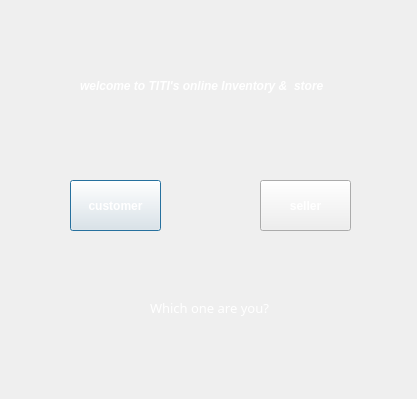
<?xml version="1.0" encoding="UTF-8"?>
<ui version="4.0">
 <class>startpage</class>
 <widget class="QDialog" name="startpage">
  <property name="geometry">
   <rect>
    <x>0</x>
    <y>0</y>
    <width>417</width>
    <height>399</height>
   </rect>
  </property>
  <property name="windowTitle">
   <string>titi</string>
  </property>
  <property name="styleSheet">
   <string notr="true">background-image:url(:/imagestart/start.jpg);</string>
  </property>
  <widget class="QPushButton" name="pushButton">
   <property name="geometry">
    <rect>
     <x>70</x>
     <y>180</y>
     <width>91</width>
     <height>51</height>
    </rect>
   </property>
   <property name="font">
    <font>
     <weight>75</weight>
     <bold>true</bold>
    </font>
   </property>
   <property name="styleSheet">
    <string notr="true">color: rgb(255, 255, 255);
background-image:url(:/imagestart/button.jpg);</string>
   </property>
   <property name="text">
    <string>customer</string>
   </property>
  </widget>
  <widget class="QPushButton" name="pushButton_2">
   <property name="geometry">
    <rect>
     <x>260</x>
     <y>180</y>
     <width>91</width>
     <height>51</height>
    </rect>
   </property>
   <property name="font">
    <font>
     <weight>75</weight>
     <bold>true</bold>
    </font>
   </property>
   <property name="styleSheet">
    <string notr="true">background-image:url(:/imagestart/button.jpg);
color: rgb(255, 255, 255);</string>
   </property>
   <property name="text">
    <string>seller</string>
   </property>
  </widget>
  <widget class="QLabel" name="label">
   <property name="geometry">
    <rect>
     <x>80</x>
     <y>50</y>
     <width>271</width>
     <height>71</height>
    </rect>
   </property>
   <property name="font">
    <font>
     <family>MS Sans Serif</family>
     <weight>75</weight>
     <italic>true</italic>
     <bold>true</bold>
    </font>
   </property>
   <property name="styleSheet">
    <string notr="true">color: rgb(255, 255, 255);</string>
   </property>
   <property name="text">
    <string>welcome to TITI's online Inventory &amp;  store</string>
   </property>
  </widget>
  <widget class="QLabel" name="label_2">
   <property name="geometry">
    <rect>
     <x>150</x>
     <y>300</y>
     <width>121</width>
     <height>16</height>
    </rect>
   </property>
   <property name="font">
    <font>
     <family>MV Boli</family>
     <pointsize>10</pointsize>
    </font>
   </property>
   <property name="styleSheet">
    <string notr="true">color: rgb(255, 255, 255);</string>
   </property>
   <property name="text">
    <string>Which one are you?</string>
   </property>
  </widget>
 </widget>
 <resources/>
 <connections/>
</ui>
